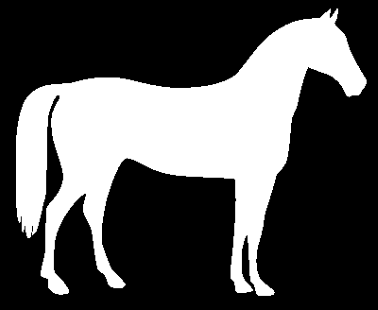
#> input picture lab1/resources/horse.png, 378 x 310 px
$ python main.py
#> lines starting #> are read from the running program, lines starting #| are printed output that depends on the picture; after the words box and inside, x2 and y2 are one past the last pixel; in counts of white or black regions, pixels touching at a corner belong together
import cv2 as cv
import numpy as np
from skimage.morphology import skeletonize

# image = np.array([
#     [0, 0, 0, 200, 200, 0, 0, 0],
#     [0, 0, 0, 200, 200, 0, 0, 0],
#     [0, 0, 0, 200, 200, 0, 0, 0],
#     [200, 200, 200, 200, 200, 200, 200, 200],
#     [200, 200, 200, 200, 200, 200, 200, 200],
#     [0, 0, 0, 200, 200, 0, 0, 0],
#     [0, 0, 0, 200, 200, 0, 0, 0],
#     [0, 0, 0, 200, 200, 0, 0, 0]], dtype=np.uint8)

# Load image
image = cv.imread('./resources/horse.png', 0)
#> image is the input picture: shape (310, 378); min 0, max 255, mean 84.4

# Threshold the image with value 127
ret, image = cv.threshold(image, 127, 255, 0)
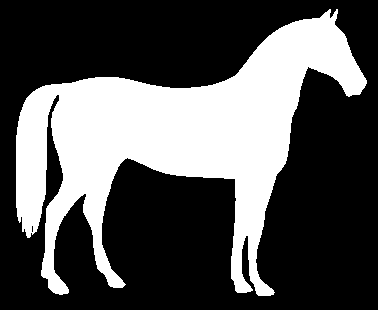
#> image: shape (310, 378); 33.2% white; 1 white region, box (x1, y1, x2, y2) and area: (16, 9, 367, 296) 38894
# print(image)

original = image.copy()

# Normalize input to have 1s instead of 255s
image = cv.normalize(image, None, alpha=0, beta=1, norm_type=cv.NORM_MINMAX)
skeleton = skeletonize(image) * 1
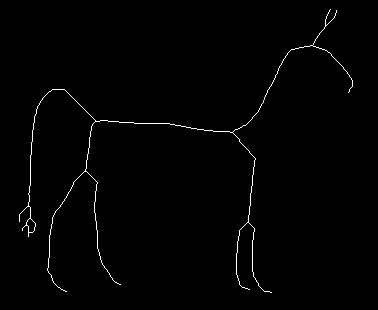
#> skeleton: shape (310, 378) int64; values 0 (black) and 1 (white), 0.96% white in thin lines or dots, all inside (x1, y1, x2, y2) = (19, 9, 353, 293)

# Normalize output to have 255s instead of 1s
skeleton = cv.normalize(skeleton, None, alpha=0, beta=255, norm_type=cv.NORM_MINMAX)
skeleton = skeleton.astype(np.uint8)

# Display the final results
cv.imshow('Original', original)
cv.imshow('Skeleton', skeleton)
cv.waitKey(0)
cv.destroyAllWindows()

$ run again, with lab1/resources/picture.png copied over lab1/resources/horse.png
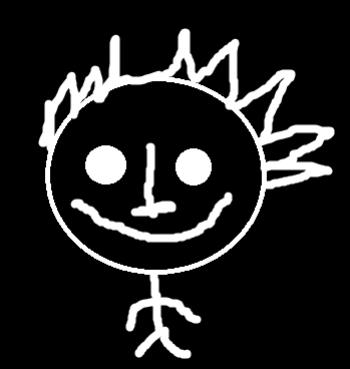
#> input picture lab1/resources/picture.png, 350 x 369 px
#> `ret, image = cv.threshold(image, 127, 255, 0)`:
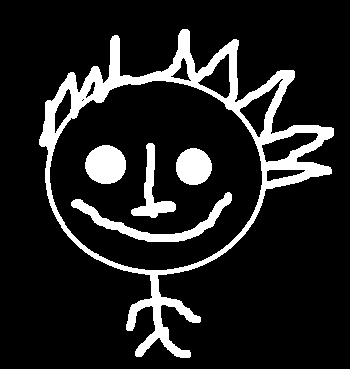
#> image: shape (369, 350); 13.2% white; 5 white regions, box (x1, y1, x2, y2) and area: (39, 29, 334, 358) 12137, (71, 192, 232, 242) 1608, (85, 145, 126, 184) 1257, (176, 148, 212, 185) 1049, (131, 143, 176, 218) 986
#> `skeleton = skeletonize(image) * 1`:
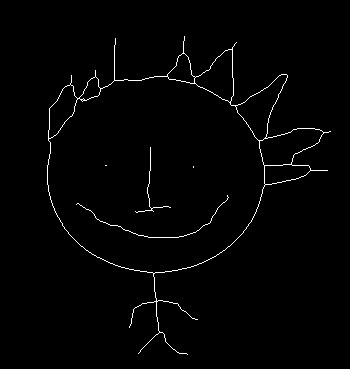
#> skeleton: shape (369, 350) int64; values 0 (black) and 1 (white), 1.4% white in thin lines or dots, all inside (x1, y1, x2, y2) = (47, 36, 331, 355)
